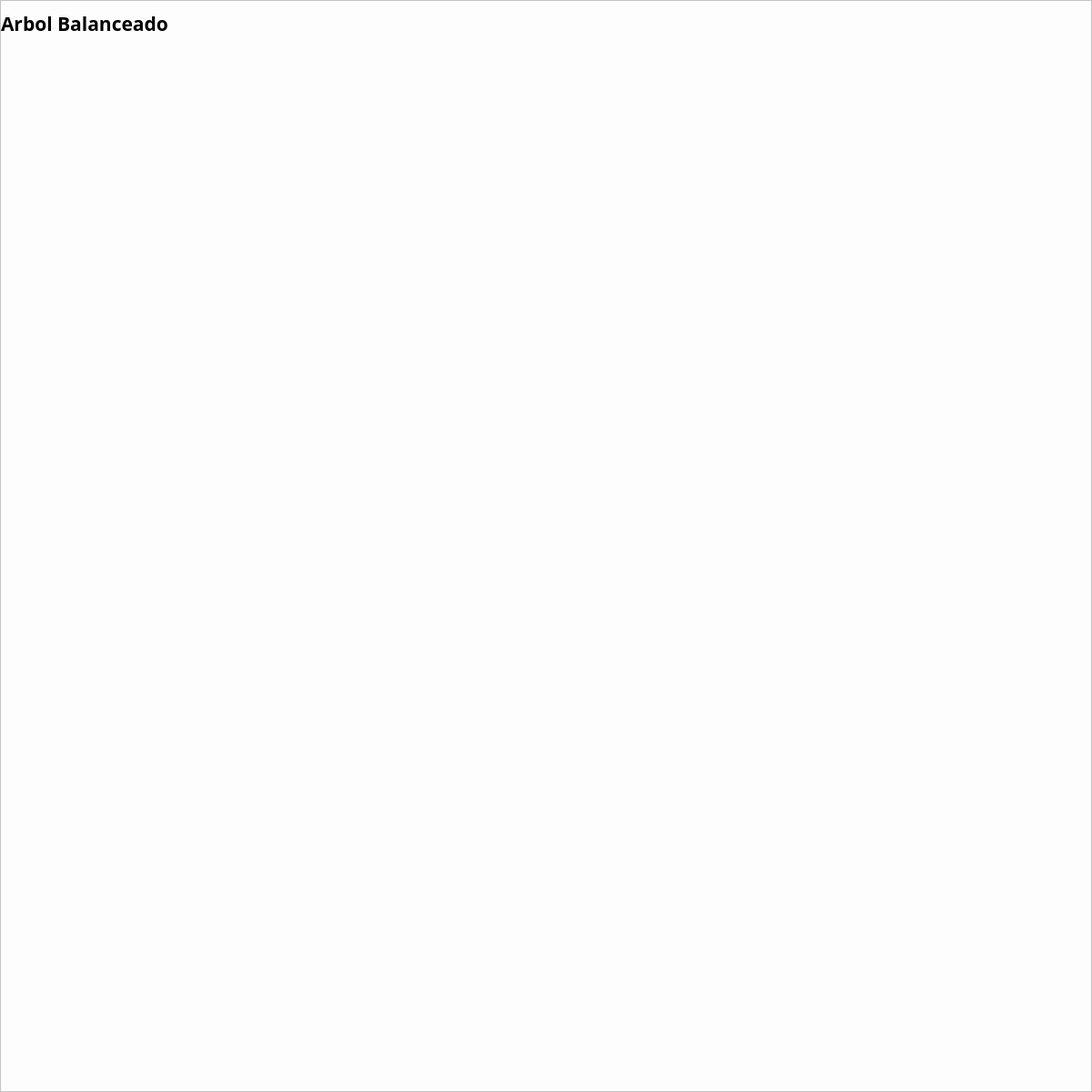
                   <widget class="QWidget" name="scrollAreaWidgetContents_2">
                    <property name="geometry">
                     <rect>
                      <x>0</x>
                      <y>0</y>
                      <width>1200</width>
                      <height>1200</height>
                     </rect>
                    </property>
                    <property name="minimumSize">
                     <size>
                      <width>1200</width>
                      <height>1200</height>
                     </size>
                    </property>
                    <property name="styleSheet">
                     <string notr="true">background-color: rgb(253, 253, 253);</string>
                    </property>
                    <layout class="QVBoxLayout" name="verticalLayout_8">
                     <property name="spacing">
                      <number>0</number>
                     </property>
                     <property name="leftMargin">
                      <number>0</number>
                     </property>
                     <property name="topMargin">
                      <number>0</number>
                     </property>
                     <property name="rightMargin">
                      <number>0</number>
                     </property>
                     <property name="bottomMargin">
                      <number>0</number>
                     </property>
                     <item>
                      <widget class="QFrame" name="frame_6">
                       <property name="cursor">
                        <cursorShape>PointingHandCursor</cursorShape>
                       </property>
                       <property name="frameShape">
                        <enum>QFrame::StyledPanel</enum>
                       </property>
                       <property name="frameShadow">
                        <enum>QFrame::Raised</enum>
                       </property>
                       <layout class="QVBoxLayout" name="verticalLayout_15">
                        <property name="spacing">
                         <number>0</number>
                        </property>
                        <property name="leftMargin">
                         <number>0</number>
                        </property>
                        <property name="topMargin">
                         <number>0</number>
                        </property>
                        <property name="rightMargin">
                         <number>0</number>
                        </property>
                        <property name="bottomMargin">
                         <number>0</number>
                        </property>
                        <item>
                         <layout class="QVBoxLayout" name="verticalLayout_14">
                          <property name="spacing">
                           <number>0</number>
                          </property>
                          <item>
                           <widget class="QLabel" name="label">
                            <property name="minimumSize">
                             <size>
                              <width>0</width>
                              <height>50</height>
                             </size>
                            </property>
                            <property name="font">
                             <font>
                              <family>Bahnschrift SemiBold</family>
                              <pointsize>16</pointsize>
                              <weight>75</weight>
                              <bold>true</bold>
                             </font>
                            </property>
                            <property name="text">
                             <string>Arbol Balanceado</string>
                            </property>
                           </widget>
                          </item>
                          <item>
                           <spacer name="verticalSpacer_7">
                            <property name="orientation">
                             <enum>Qt::Vertical</enum>
                            </property>
                            <property name="sizeHint" stdset="0">
                             <size>
                              <width>20</width>
                              <height>100</height>
                             </size>
                            </property>
                           </spacer>
                          </item>
                          <item>
                           <widget class="QLabel" name="Arbol">
                            <property name="minimumSize">
                             <size>
                              <width>0</width>
                              <height>1100</height>
                             </size>
                            </property>
                            <property name="text">
                             <string/>
                            </property>
                            <property name="pixmap">
                             <pixmap>arbol.png</pixmap>
                            </property>
                           </widget>
                          </item>
                         </layout>
                        </item>
                       </layout>
                      </widget>
                     </item>
                    </layout>
                   </widget>
